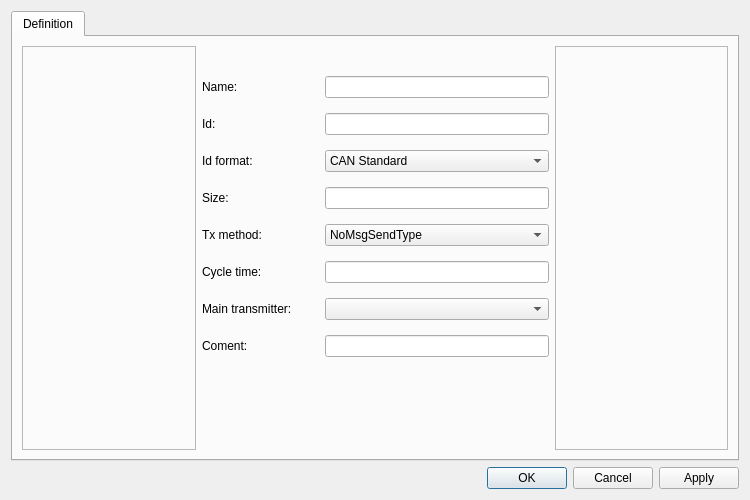
<?xml version="1.0" encoding="UTF-8"?>
<ui version="4.0">
 <class>CanMessageCreator</class>
 <widget class="QDialog" name="CanMessageCreator">
  <property name="geometry">
   <rect>
    <x>0</x>
    <y>0</y>
    <width>750</width>
    <height>500</height>
   </rect>
  </property>
  <property name="windowTitle">
   <string>Can Message Creator</string>
  </property>
  <layout class="QGridLayout" name="gridLayout">
   <item row="1" column="1">
    <layout class="QHBoxLayout" name="horizontalLayout">
     <item>
      <widget class="QDialogButtonBox" name="buttonBox">
       <property name="orientation">
        <enum>Qt::Horizontal</enum>
       </property>
       <property name="standardButtons">
        <set>QDialogButtonBox::Apply|QDialogButtonBox::Cancel|QDialogButtonBox::Ok</set>
       </property>
      </widget>
     </item>
    </layout>
   </item>
   <item row="0" column="0" colspan="2">
    <widget class="QTabWidget" name="tabWidget">
     <property name="currentIndex">
      <number>0</number>
     </property>
     <widget class="QWidget" name="tab">
      <attribute name="title">
       <string>Definition</string>
      </attribute>
      <layout class="QGridLayout" name="gridLayout_2" columnstretch="1,2,1">
       <item row="0" column="0">
        <widget class="QFrame" name="frame">
         <property name="frameShape">
          <enum>QFrame::StyledPanel</enum>
         </property>
         <property name="frameShadow">
          <enum>QFrame::Raised</enum>
         </property>
        </widget>
       </item>
       <item row="0" column="1">
        <layout class="QFormLayout" name="formLayout">
         <property name="horizontalSpacing">
          <number>30</number>
         </property>
         <property name="verticalSpacing">
          <number>15</number>
         </property>
         <property name="topMargin">
          <number>30</number>
         </property>
         <item row="0" column="0">
          <widget class="QLabel" name="label">
           <property name="text">
            <string>Name:</string>
           </property>
          </widget>
         </item>
         <item row="1" column="0">
          <widget class="QLabel" name="label_2">
           <property name="text">
            <string>Id:</string>
           </property>
          </widget>
         </item>
         <item row="2" column="0">
          <widget class="QLabel" name="label_3">
           <property name="text">
            <string>Id format:</string>
           </property>
          </widget>
         </item>
         <item row="3" column="0">
          <widget class="QLabel" name="label_4">
           <property name="text">
            <string>Size:</string>
           </property>
          </widget>
         </item>
         <item row="4" column="0">
          <widget class="QLabel" name="label_5">
           <property name="text">
            <string>Tx method:</string>
           </property>
          </widget>
         </item>
         <item row="5" column="0">
          <widget class="QLabel" name="label_6">
           <property name="text">
            <string>Cycle time:</string>
           </property>
          </widget>
         </item>
         <item row="6" column="0">
          <widget class="QLabel" name="label_7">
           <property name="text">
            <string>Main transmitter: </string>
           </property>
          </widget>
         </item>
         <item row="7" column="0">
          <widget class="QLabel" name="label_8">
           <property name="text">
            <string>Coment:</string>
           </property>
          </widget>
         </item>
         <item row="0" column="1">
          <widget class="QLineEdit" name="lineEdit_Name"/>
         </item>
         <item row="1" column="1">
          <widget class="QLineEdit" name="lineEdit_Id"/>
         </item>
         <item row="2" column="1">
          <widget class="QComboBox" name="comboBox_IdFormat">
           <item>
            <property name="text">
             <string>CAN Standard</string>
            </property>
           </item>
           <item>
            <property name="text">
             <string>CAN Extended</string>
            </property>
           </item>
           <item>
            <property name="text">
             <string>CAN FD Standard</string>
            </property>
           </item>
           <item>
            <property name="text">
             <string>CAN FD Extended</string>
            </property>
           </item>
          </widget>
         </item>
         <item row="3" column="1">
          <widget class="QLineEdit" name="lineEdit_Size"/>
         </item>
         <item row="4" column="1">
          <widget class="QComboBox" name="comboBox_TxMethod">
           <item>
            <property name="text">
             <string>NoMsgSendType</string>
            </property>
           </item>
           <item>
            <property name="text">
             <string>Cyclic</string>
            </property>
           </item>
           <item>
            <property name="text">
             <string>IfActive</string>
            </property>
           </item>
           <item>
            <property name="text">
             <string>cyclicAndSpontanWithDelay</string>
            </property>
           </item>
           <item>
            <property name="text">
             <string>not_used</string>
            </property>
           </item>
          </widget>
         </item>
         <item row="5" column="1">
          <widget class="QLineEdit" name="lineEdit_CycleTime"/>
         </item>
         <item row="6" column="1">
          <widget class="QComboBox" name="comboBox_MainTransmitter"/>
         </item>
         <item row="7" column="1">
          <widget class="QLineEdit" name="lineEdit_Comment"/>
         </item>
        </layout>
       </item>
       <item row="0" column="2">
        <widget class="QFrame" name="frame_2">
         <property name="frameShape">
          <enum>QFrame::StyledPanel</enum>
         </property>
         <property name="frameShadow">
          <enum>QFrame::Raised</enum>
         </property>
        </widget>
       </item>
      </layout>
     </widget>
    </widget>
   </item>
  </layout>
 </widget>
 <resources/>
 <connections>
  <connection>
   <sender>buttonBox</sender>
   <signal>accepted()</signal>
   <receiver>CanMessageCreator</receiver>
   <slot>accept()</slot>
   <hints>
    <hint type="sourcelabel">
     <x>248</x>
     <y>254</y>
    </hint>
    <hint type="destinationlabel">
     <x>157</x>
     <y>274</y>
    </hint>
   </hints>
  </connection>
  <connection>
   <sender>buttonBox</sender>
   <signal>rejected()</signal>
   <receiver>CanMessageCreator</receiver>
   <slot>reject()</slot>
   <hints>
    <hint type="sourcelabel">
     <x>316</x>
     <y>260</y>
    </hint>
    <hint type="destinationlabel">
     <x>286</x>
     <y>274</y>
    </hint>
   </hints>
  </connection>
 </connections>
</ui>
